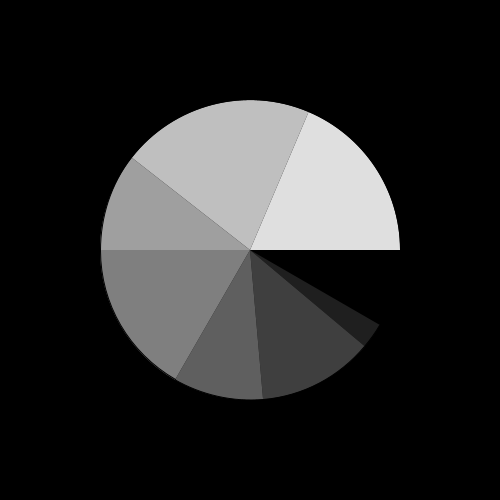
Frame 1 (no input)
Frame 60 (the mouse pressed at the canvas centre just before this capture): identical to frame 1, image omitted
Frame 120 (the mouse held since frame 60 and released just before this capture): identical to frame 1, image omitted

The Processing sketch that drew this single still picture (run headless with seeded random() and noise(); from frame 60 on, the mouse is pressed at the canvas centre):

// Processing sketch: data_arrays
// ── data_arrays.pde
int[] values = { 
  30, 10, 45, 35, 60, 38, 75, 67
};

void setup() {
  size (500, 500);
}

void draw() {
  background (0);
  //drawBars (values); 
  //drawLine (values); 
  pieChart (300, values); 
}

void drawLine(int[] data) {
  noFill(); 
  stroke (255); 
  beginShape(); 
  for (int i = 0; i < data.length; i++) {
    vertex(i * width/data.length, height/2 - data[i]);
  }
  endShape();
}

void drawBars(int[] data) {
  for (int i = 0; i < data.length; i++) {
    float mappedVal = map (data[i], 0, max (data), 0, width); 
    rect (0, height/data.length * i, mappedVal, height/data.length);
  }
}

void pieChart(float diameter, int[] data) {
  float lastAngle = 0;
  for (int i = 0; i < data.length; i++) {
    float gray = map(i, 0, data.length, 0, 255);
    fill(gray);
    arc(width/2, height/2, diameter, diameter, lastAngle, lastAngle+radians(data[i]));
    lastAngle += radians(data[i]);
  }
}
